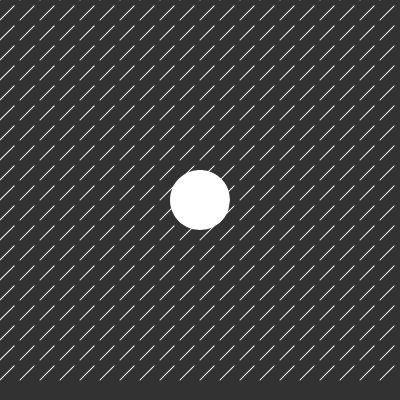
Frame 1 (no input)
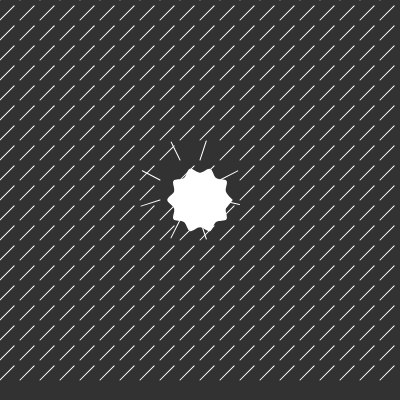
Frame 60 (no input)
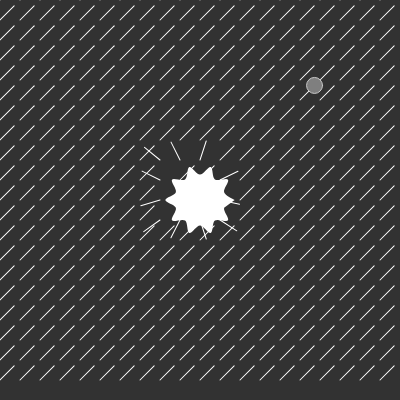
Frame 120 (the mouse pressed at the canvas centre since frame 60)

The p5.js sketch that drew these frames (run headless with seeded random() and noise() and a simulated clock; from frame 60 on, the mouse is pressed at the canvas centre):

// p5.js sketch
// ── sketch.js
let blobs, time, flowfield, boids;

function setup() {
  createCanvas(400, 400);
  time = 0;
  flowfield = new FlowField(20, 20);
  flowfield.init();
  blobs = [];
  for (let i = 0; i < 1; i++) {
    blobs.push(new Blob(flowfield.resolution));
    blobs[i].init();
  }
  boids = [];
}

function draw() {
  background(50);
  flowfield.debug(); //show vectors of the flowfield
  for (let i = 0; i < blobs.length; i++) {
    blobs[i].display();
    blobs[i].update();
    flowfield.update(blobs[i]);
  }

  for (let i = 0; i < boids.length; i++) {
    boids[i].follow(flowfield);
    boids[i].run();
  }
  time += 0.01;

}

function keyPressed() {

}

function mousePressed() {
  boids.push(new Boid(mouseX, mouseY, 4, 0.1));
}
// ── blob.js
class Blob {
  constructor(resolution) {
    this.resolution = resolution;
    this.x = 10;
    this.y = 10;
    // this.x = floor(random(3, width / this.resolution - 3));
    // this.y = floor(random(3, height / this.resolution - 3))
    this.branches = [];
    this.debug = false;
    this.count = 20;
    this.travel = 5;
    this.r = 30; //radius
    this.maxR = this.r + this.travel;
  }

  display() {
    //see center of the blob
    stroke(155, 0, 155);
    strokeWeight(5);
    point(this.x * this.resolution, this.y * this.resolution);

    if (this.debug === true) {
      stroke(255);
      strokeWeight(5);
      push();
      translate(this.x * this.resolution, this.y * this.resolution);
      for (let i = 0; i < this.branches.length; i++) {
        point(this.branches[i].x, this.branches[i].y);
      }
      pop();
    } else {
      noStroke();
      fill(255);
      push();
      beginShape();
      translate(this.x * this.resolution, this.y * this.resolution);
      for (let i = 0; i < this.branches.length; i++) {
        curveVertex(this.branches[i].x, this.branches[i].y);
      }
      endShape(CLOSE);
      pop();
    }
  }

  update() {
    for (let i = 0; i < this.branches.length; i++) {
      if (i % 2 === 0) {
        this.extend(this.branches[i], i);
      } else {
        this.contract(this.branches[i], i);
      }
    }
  }

  init() {
    for (let i = 0; i <= TWO_PI; i += TWO_PI / this.count) {
      this.branches.push(new Branch(i, this.r, this.resolution));
    }
  }

  extend(b, a) {
    b.x = cos(a * TWO_PI / this.count) * (this.r + sin(time) * this.travel);
    b.y = sin(a * TWO_PI / this.count) * (this.r + sin(time) * this.travel);
  }

  contract(b, a) {
    b.x = cos(a * TWO_PI / this.count) * (this.r - sin(time) * this.travel);
    b.y = sin(a * TWO_PI / this.count) * (this.r - sin(time) * this.travel);
  }
}
// ── boid.js
class Boid {
  constructor(x, y, ms, mf) {
    this.position = createVector(x, y);
    this.acceleration = createVector(0, 0);
    this.velocity = createVector(0, 0);
    this.r = 4;
    this.maxspeed = ms || 4;
    this.maxforce = mf || 0.1;
  }

  run() {
    this.update();
    this.borders();
    this.display();
  }

  follow(grid) {
    let desired = grid.lookup(this.position);
    //console.log(desired);
    desired.mult(this.maxspeed);
    let steer = p5.Vector.sub(desired, this.velocity);
    steer.limit(this.maxforce);
    this.applyForce(steer);
  }

  applyForce(force) {
    this.acceleration.add(force);
  }

  update() {
    this.velocity.add(this.acceleration);
    this.velocity.limit(this.maxspeed);
    this.position.add(this.velocity);
    this.acceleration.mult(0);
  }

  borders() {
    if (this.position.x < -this.r) this.position.x = width + this.r;
    if (this.position.y < -this.r) this.position.y = height + this.r;
    if (this.position.x > width + this.r) this.position.x = -this.r;
    if (this.position.y > height + this.r) this.position.y = -this.r;
  }

  display() {
    //let theta = this.velocity.heading() + PI / 2;
    fill(127);
    stroke(200);
    strokeWeight(1);
    push();
    translate(this.position.x, this.position.y);
    ellipse(0, 0, this.r * 4);
    pop();
  }
}
// ── branch.js
class Branch {
  constructor(a, r, resolution) {
    //a is the angle
    //r is the radius
    //resolution is the size of each square on the grid
    this.x = cos(a) * r;
    this.y = sin(a) * r;
    this.v = createVector(this.x, this.y);
    this.v.normalize();
    this.gridX = floor(this.x / resolution);
    this.gridY = floor(this.y / resolution);
    // console.log(`Xpos: ${this.gridX}, Ypos: ${this.gridY}`);
  }
}
// ── flowfield.js
class FlowField {
  constructor(r) {
    this.resolution = r;
    this.cols = floor(width / this.resolution);
    this.rows = floor(height / this.resolution);
    this.gap = 3;
    this.grid = new Array(this.cols * this.rows);
  }

  lookup(lookup) {
    let column = Math.floor(constrain(lookup.x / this.resolution, 0, this.cols - 1));
    let row = Math.floor(constrain(lookup.y / this.resolution, 0, this.rows - 1));
    //println(lookup.x);
    return this.grid[column + row * this.cols];
  }

  debug() {
    stroke(255);
    for (let y = 0; y < this.rows; y++) {
      for (let x = 0; x < this.cols; x++) {
        let index = x + y * this.cols;
        push();
        translate(x * this.resolution, y * this.resolution);
        rotate(this.grid[index].heading());
        strokeWeight(1);
        line(0, 0, this.resolution, 0);
        pop();
      }
    }
  }

  init() {
    for (let y = 0; y < this.rows; y++) {
      for (let x = 0; x < this.cols; x++) {
        let index = x + y * this.cols;
        let v = createVector(1, -1);
        //v.setMag(1);
        this.grid[index] = v;
      }
    }
  }

  update(b) {
    for (let i = 0; i < b.branches.length; i++) {
      let pixelX = b.x * this.resolution + b.branches[i].x;
      let pixelY = b.y * this.resolution + b.branches[i].y;
      let gridX = floor(pixelX / this.resolution);
      let gridY = floor(pixelY / this.resolution);
      let index = gridX + gridY * this.cols;
      this.grid[index].add(b.branches[i].v);
    }
  }
}
